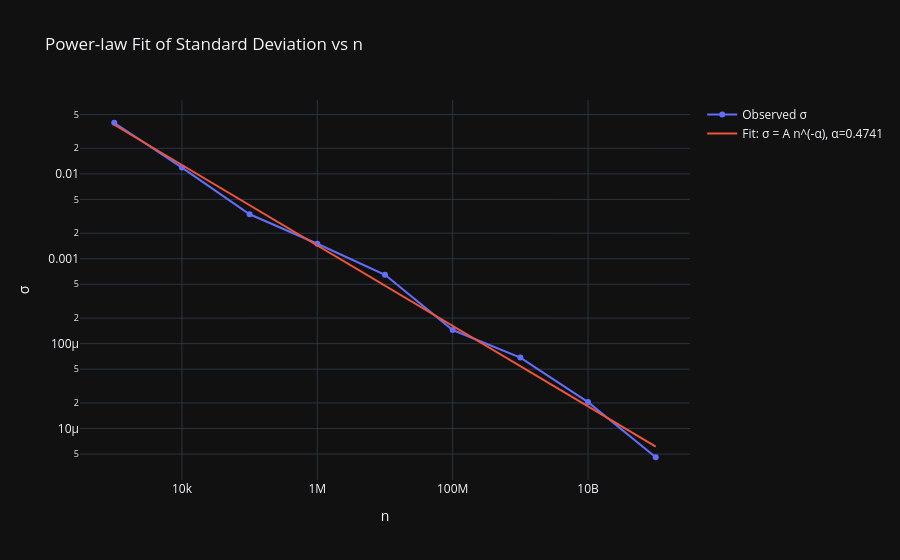

This figure's notebook cell:
### Code cell
fig_fit = go.Figure()
fig_fit.add_trace(go.Scatter(
    x=x, y=y, mode='markers+lines', name='Observed σ'
))
fig_fit.add_trace(go.Scatter(
    x=n_fit, y=std_fit, mode='lines',
    name=f'Fit: σ = A n^(-α), α={alpha:.4f}'
))

fig_fit.update_xaxes(type='log', title='n')
fig_fit.update_yaxes(type='log', title='σ')
fig_fit.update_layout(
    title='Power-law Fit of Standard Deviation vs n',
    template='plotly_dark'
)
fig_fit.show()

### Figure 1 — Plotly figure (JSON) as saved in the notebook; plotly's stock layout.template omitted (floating-point values rounded to 4 significant figures)
{"data": [{"mode": "markers+lines", "name": "Observed σ", "type": "scatter", "x": [1000, 10000, 100000, 1000000, 10000000, 100000000, 1000000000, 10000000000, 100000000000], "y": [0.04003, 0.01185, 0.003345, 0.001504, 0.0006464, 0.0001447, 6.852e-05, 2.047e-05, 4.586e-06]}, {"mode": "lines", "name": "Fit: σ = A n^(-α), α=0.4741", "type": "scatter", "x": [1000, 10000, 100000, 1000000, 10000000, 100000000, 1000000000, 10000000000, 100000000000], "y": [0.03793, 0.01273, 0.004273, 0.001434, 0.0004815, 0.0001616, 5.425e-05, 1.821e-05, 6.112e-06]}], "layout": {"title": {"text": "Power-law Fit of Standard Deviation vs n"}, "xaxis": {"title": {"text": "n"}, "type": "log"}, "yaxis": {"title": {"text": "σ"}, "type": "log"}}}
